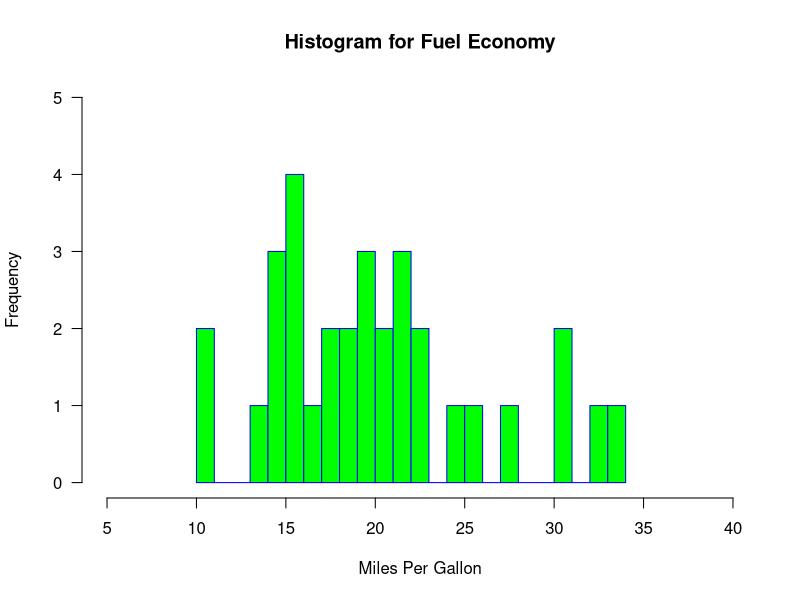
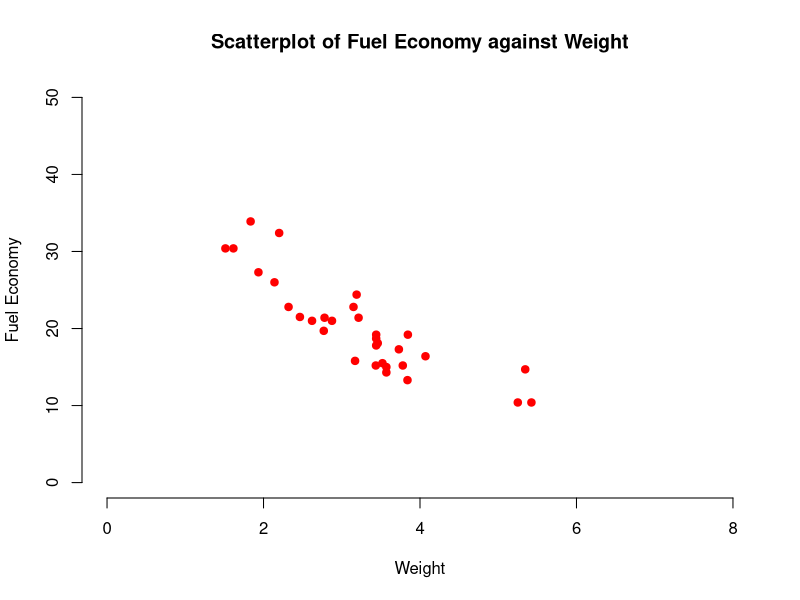
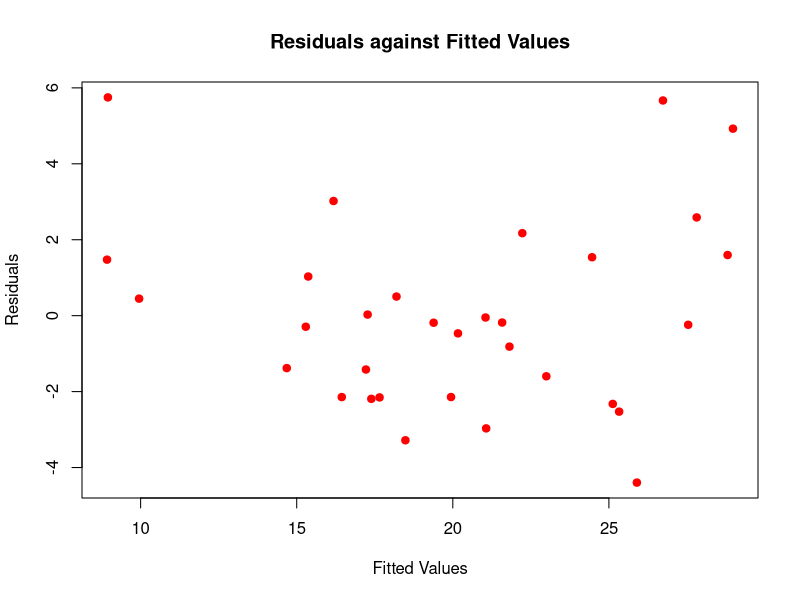
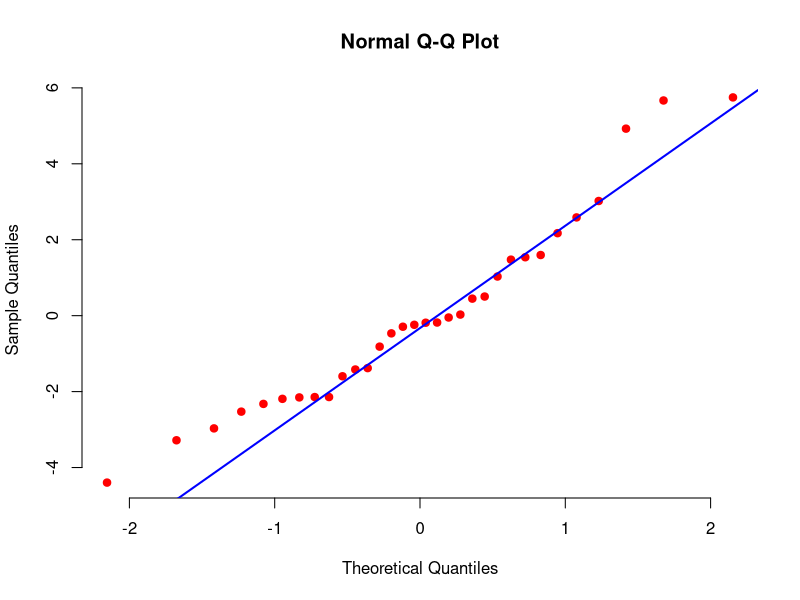
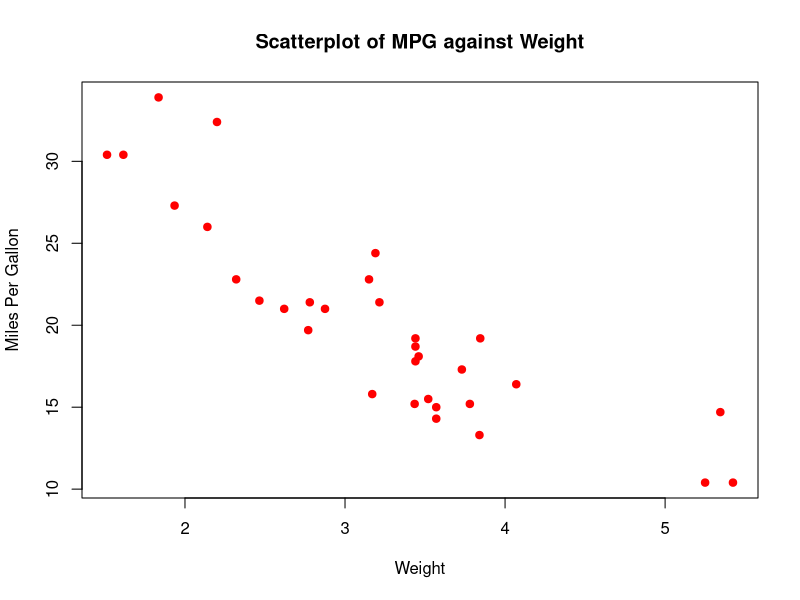
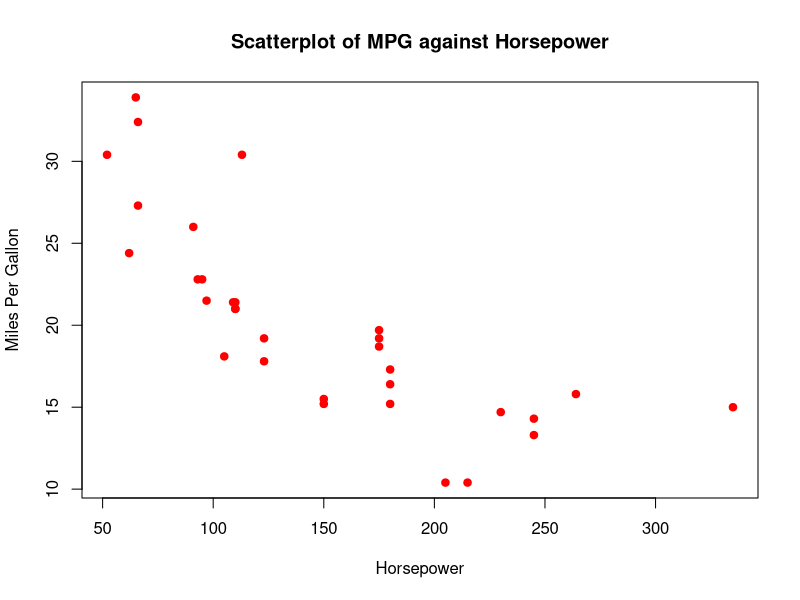
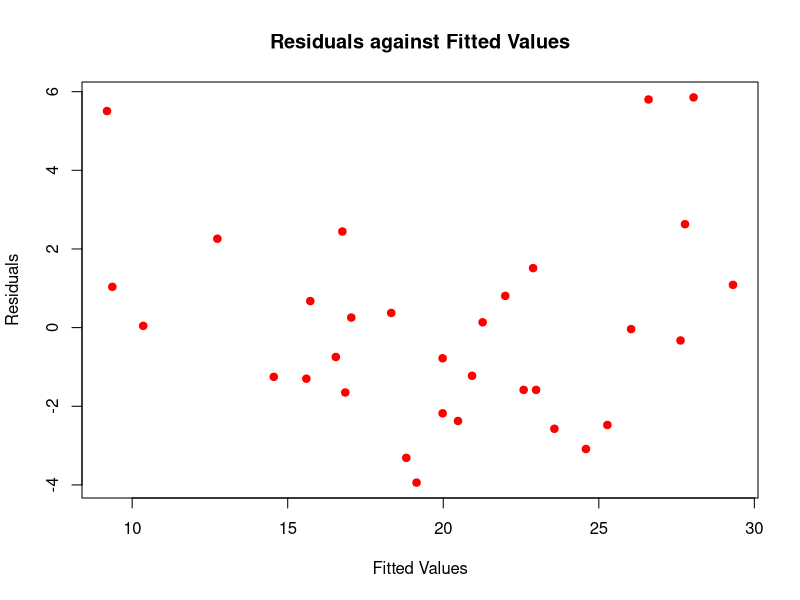
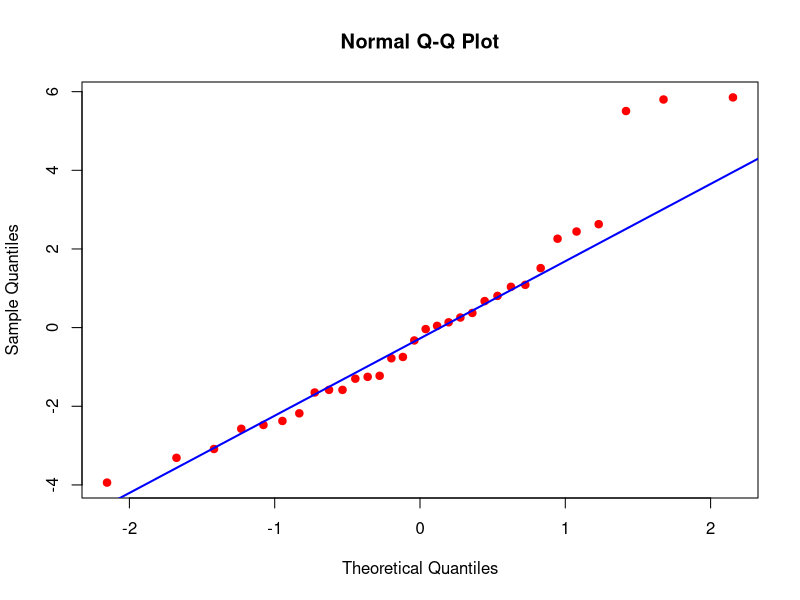

Recreate these plots in R, in order.

# Loading mtcars data set from a mtcars.csv file
mtcars <- read.csv(file='mtcars.csv', header=TRUE, sep=",")

# Converting appropriate variables to factors  
mtcars2 <- within(mtcars, {
   vs <- factor(vs)
   am <- factor(am)
   cyl  <- factor(cyl)
   gear <- factor(gear)
   carb <- factor(carb)
})

# Variables and their type
print("Variables")
sapply(mtcars2, class)


# Print the data set
print("dataset")
mtcars2


# Print the first 10 rows
print("head")
head(mtcars2, 10)

# This prints the column names
print("names")
names(mtcars2)

# Another function that prints the column names
print("colnames")
colnames(mtcars2)

# Total number of columns in the data set
print("ncol")
ncol(mtcars2)

# Total number of rows in the data set
print("nrow")
nrow(mtcars2)

hist(mtcars2$mpg, 
     main="Histogram for Fuel Economy", 
     xlab="Miles Per Gallon", 
     border="blue", 
     col="green",
     xlim=c(5,40),
     ylim=c(0,5),
     las=1, 
     breaks=20)

plot(mtcars2$wt, mtcars$mpg, 
     main = "Scatterplot of Fuel Economy against Weight",
     xlab = "Weight", ylab = "Fuel Economy",
     xlim=c(0, 8),
     ylim=c(0, 50),
     col="red", 
     pch = 19, frame = FALSE)

# Selecting mpg, wt, and qsec variables to subset the data
myvars <- c("mpg","wt","qsec")
mtcars_subset <- mtcars2[myvars]

# Print the first 10 rows
print("head")
head(mtcars_subset, 10)

# Print the correlation matrix
print("cor")
corr_matrix <- cor(mtcars_subset, method = "pearson")
round(corr_matrix, 4)

# Create the multiple regression model and print the statistics
model <- lm(mpg ~ wt + qsec, data=mtcars_subset)
summary(model)

fitted_values <- fitted.values(model) 
fitted_values

residuals <- residuals(model)
residuals

plot(fitted_values, residuals, 
     main = "Residuals against Fitted Values",
     xlab = "Fitted Values", ylab = "Residuals",
     col="red", 
     pch = 19)

qqnorm(residuals, pch = 19, col="red", frame = FALSE)
qqline(residuals, col = "blue", lwd = 2)

# confidence intervals for model parameters
print("confint")
conf_90_int <- confint(model, level=0.90) 
round(conf_90_int, 4)

newdata <- data.frame(wt=3.88, qsec=22.74)

print("prediction interval")
prediction_pred_int <- predict(model, newdata, interval="predict", level=0.90) 
round(prediction_pred_int, 4)

print("confidence interval")
prediction_conf_int <- predict(model, newdata, interval="confidence", level=0.90) 
round(prediction_conf_int, 4)

#Loading mtcars data set from a mtcars.csv file
mtcars <- read.csv(file='mtcars.csv', header=TRUE, sep=",")

#Converting appropriate variables to factors  
mtcars2 <- within(mtcars, {
   vs <- factor(vs)
   am <- factor(am)
   cyl  <- factor(cyl)
   gear <- factor(gear)
   carb <- factor(carb)
})

#scatterplot for mpg against wt
plot(mtcars2$wt, mtcars$mpg, 
     main = "Scatterplot of MPG against Weight",
     xlab = "Weight", ylab = "Miles Per Gallon",
     col="red", 
     pch = 19)

#scatterplot for mpg against hp
plot(mtcars2$hp, mtcars$mpg, 
     main = "Scatterplot of MPG against Horsepower",
     xlab = "Horsepower", ylab = "Miles Per Gallon",
     col="red", 
     pch = 19)

#Selecting mpg, wt, and hp variables to subset the data
myvars <- c("mpg","wt", "hp")
mtcars_subset <- mtcars2[myvars]

#print correlation matrix
print("cor")
cor(mtcars_subset, method = "pearson")

#create a multiple regression model and print statistics
model <- lm(mpg ~ wt + hp, data=mtcars_subset)
summary(model)

#confidence intervals for model parameters
print("confint")
conf_95_int <- confint(model, level=0.95) 
round(conf_95_int, 4)

#fitted values
fitted_values <- fitted(model) 
fitted_values

#residuals
residuals <- residuals(model)
residuals

#residuals against fitted values
plot(fitted_values, residuals, 
     main = "Residuals against Fitted Values",
     xlab = "Fitted Values", ylab = "Residuals",
     col="red", 
     pch = 19)

#q-q plot
qqnorm(residuals, pch = 19, col="red")
qqline(residuals, col = "blue", lwd = 2)

# prediction and confidence interval for wt = 2.95 and hp = 179
newdata <- data.frame(wt=2.95, hp=179)

print("prediction interval")
prediction_pred_int <- predict(model, newdata, interval="predict", level=0.95) 
round(prediction_pred_int, 4)

print("confidence interval")
prediction_conf_int <- predict(model, newdata, interval="confidence", level=0.95) 
round(prediction_conf_int, 4)
